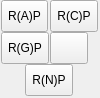
<?xml version="1.0" encoding="UTF-8"?>
<ui version="4.0">
 <class>NucleotidePopup</class>
 <widget class="QWidget" name="NucleotidePopup">
  <property name="geometry">
   <rect>
    <x>0</x>
    <y>0</y>
    <width>100</width>
    <height>98</height>
   </rect>
  </property>
  <property name="windowTitle">
   <string>Form</string>
  </property>
  <layout class="QGridLayout" name="gridLayout">
   <property name="leftMargin">
    <number>0</number>
   </property>
   <property name="topMargin">
    <number>0</number>
   </property>
   <property name="rightMargin">
    <number>0</number>
   </property>
   <property name="bottomMargin">
    <number>0</number>
   </property>
   <property name="spacing">
    <number>0</number>
   </property>
   <item row="0" column="1">
    <widget class="QToolButton" name="c_btn">
     <property name="minimumSize">
      <size>
       <width>0</width>
       <height>32</height>
      </size>
     </property>
     <property name="maximumSize">
      <size>
       <width>16777215</width>
       <height>32</height>
      </size>
     </property>
     <property name="text">
      <string>R(C)P</string>
     </property>
     <property name="checkable">
      <bool>true</bool>
     </property>
     <attribute name="buttonGroup">
      <string notr="true">group</string>
     </attribute>
    </widget>
   </item>
   <item row="0" column="0">
    <widget class="QToolButton" name="a_btn">
     <property name="minimumSize">
      <size>
       <width>0</width>
       <height>32</height>
      </size>
     </property>
     <property name="maximumSize">
      <size>
       <width>16777215</width>
       <height>32</height>
      </size>
     </property>
     <property name="text">
      <string>R(A)P</string>
     </property>
     <property name="checkable">
      <bool>true</bool>
     </property>
     <attribute name="buttonGroup">
      <string notr="true">group</string>
     </attribute>
    </widget>
   </item>
   <item row="1" column="1">
    <widget class="QToolButton" name="u_or_t_btn">
     <property name="minimumSize">
      <size>
       <width>0</width>
       <height>32</height>
      </size>
     </property>
     <property name="maximumSize">
      <size>
       <width>16777215</width>
       <height>32</height>
      </size>
     </property>
     <property name="font">
      <font>
       <pointsize>14</pointsize>
       <bold>true</bold>
      </font>
     </property>
     <property name="text">
      <string/>
     </property>
     <property name="iconSize">
      <size>
       <width>30</width>
       <height>32</height>
      </size>
     </property>
     <property name="checkable">
      <bool>true</bool>
     </property>
     <attribute name="buttonGroup">
      <string notr="true">group</string>
     </attribute>
    </widget>
   </item>
   <item row="1" column="0">
    <widget class="QToolButton" name="g_btn">
     <property name="minimumSize">
      <size>
       <width>0</width>
       <height>32</height>
      </size>
     </property>
     <property name="maximumSize">
      <size>
       <width>16777215</width>
       <height>32</height>
      </size>
     </property>
     <property name="text">
      <string>R(G)P</string>
     </property>
     <property name="iconSize">
      <size>
       <width>30</width>
       <height>32</height>
      </size>
     </property>
     <property name="checkable">
      <bool>true</bool>
     </property>
     <attribute name="buttonGroup">
      <string notr="true">group</string>
     </attribute>
    </widget>
   </item>
   <item row="3" column="0" colspan="2">
    <layout class="QHBoxLayout" name="horizontalLayout">
     <property name="spacing">
      <number>0</number>
     </property>
     <item>
      <widget class="QToolButton" name="n_btn">
       <property name="minimumSize">
        <size>
         <width>0</width>
         <height>32</height>
        </size>
       </property>
       <property name="maximumSize">
        <size>
         <width>16777215</width>
         <height>32</height>
        </size>
       </property>
       <property name="text">
        <string>R(N)P</string>
       </property>
       <property name="iconSize">
        <size>
         <width>30</width>
         <height>32</height>
        </size>
       </property>
       <property name="checkable">
        <bool>true</bool>
       </property>
       <attribute name="buttonGroup">
        <string notr="true">group</string>
       </attribute>
      </widget>
     </item>
    </layout>
   </item>
  </layout>
 </widget>
 <resources/>
 <connections/>
 <buttongroups>
  <buttongroup name="group"/>
 </buttongroups>
</ui>
